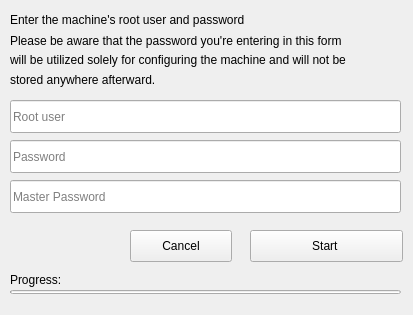
<?xml version="1.0" encoding="UTF-8"?>
<ui version="4.0">
 <class>Form</class>
 <widget class="QWidget" name="Form">
  <property name="geometry">
   <rect>
    <x>0</x>
    <y>0</y>
    <width>413</width>
    <height>315</height>
   </rect>
  </property>
  <property name="windowTitle">
   <string>Form</string>
  </property>
  <widget class="PasswordLineEdit" name="RootPassword_config">
   <property name="geometry">
    <rect>
     <x>10</x>
     <y>140</y>
     <width>391</width>
     <height>33</height>
    </rect>
   </property>
   <property name="placeholderText">
    <string>Password</string>
   </property>
  </widget>
  <widget class="PrimaryPushButton" name="StartTheConf_config">
   <property name="geometry">
    <rect>
     <x>250</x>
     <y>230</y>
     <width>153</width>
     <height>32</height>
    </rect>
   </property>
   <property name="text">
    <string>Start </string>
   </property>
  </widget>
  <widget class="PushButton" name="CancelTheConf_config">
   <property name="geometry">
    <rect>
     <x>130</x>
     <y>230</y>
     <width>102</width>
     <height>32</height>
    </rect>
   </property>
   <property name="text">
    <string>Cancel</string>
   </property>
  </widget>
  <widget class="StrongBodyLabel" name="StrongBodyLabel">
   <property name="geometry">
    <rect>
     <x>10</x>
     <y>10</y>
     <width>281</width>
     <height>19</height>
    </rect>
   </property>
   <property name="text">
    <string>Enter the machine's root user and password</string>
   </property>
  </widget>
  <widget class="BodyLabel" name="BodyLabel">
   <property name="geometry">
    <rect>
     <x>10</x>
     <y>30</y>
     <width>971</width>
     <height>21</height>
    </rect>
   </property>
   <property name="text">
    <string>Please be aware that the password you're entering in this form </string>
   </property>
  </widget>
  <widget class="BodyLabel" name="BodyLabel_2">
   <property name="geometry">
    <rect>
     <x>10</x>
     <y>50</y>
     <width>691</width>
     <height>19</height>
    </rect>
   </property>
   <property name="text">
    <string>will be utilized solely for configuring the machine and will not be </string>
   </property>
  </widget>
  <widget class="BodyLabel" name="BodyLabel_3">
   <property name="geometry">
    <rect>
     <x>10</x>
     <y>70</y>
     <width>191</width>
     <height>19</height>
    </rect>
   </property>
   <property name="text">
    <string>stored anywhere afterward.</string>
   </property>
  </widget>
  <widget class="LineEdit" name="RootUser_config">
   <property name="geometry">
    <rect>
     <x>10</x>
     <y>100</y>
     <width>391</width>
     <height>33</height>
    </rect>
   </property>
   <property name="placeholderText">
    <string>Root user</string>
   </property>
  </widget>
  <widget class="PasswordLineEdit" name="MasterPassword_config">
   <property name="geometry">
    <rect>
     <x>10</x>
     <y>180</y>
     <width>391</width>
     <height>33</height>
    </rect>
   </property>
   <property name="placeholderText">
    <string>Master Password</string>
   </property>
  </widget>
  <widget class="ProgressBar" name="ProgressBar">
   <property name="geometry">
    <rect>
     <x>10</x>
     <y>290</y>
     <width>391</width>
     <height>4</height>
    </rect>
   </property>
  </widget>
  <widget class="StrongBodyLabel" name="StrongBodyLabel_2">
   <property name="geometry">
    <rect>
     <x>10</x>
     <y>270</y>
     <width>111</width>
     <height>19</height>
    </rect>
   </property>
   <property name="text">
    <string>Progress:</string>
   </property>
  </widget>
 </widget>
 <customwidgets>
  <customwidget>
   <class>PushButton</class>
   <extends>QPushButton</extends>
   <header>qfluentwidgets</header>
  </customwidget>
  <customwidget>
   <class>PrimaryPushButton</class>
   <extends>PushButton</extends>
   <header>qfluentwidgets</header>
  </customwidget>
  <customwidget>
   <class>BodyLabel</class>
   <extends>QLabel</extends>
   <header>qfluentwidgets</header>
  </customwidget>
  <customwidget>
   <class>StrongBodyLabel</class>
   <extends>QLabel</extends>
   <header>qfluentwidgets</header>
  </customwidget>
  <customwidget>
   <class>ProgressBar</class>
   <extends>QProgressBar</extends>
   <header>qfluentwidgets</header>
  </customwidget>
  <customwidget>
   <class>LineEdit</class>
   <extends>QLineEdit</extends>
   <header>qfluentwidgets</header>
  </customwidget>
  <customwidget>
   <class>PasswordLineEdit</class>
   <extends>LineEdit</extends>
   <header>qfluentwidgets</header>
  </customwidget>
 </customwidgets>
 <resources/>
 <connections/>
</ui>
